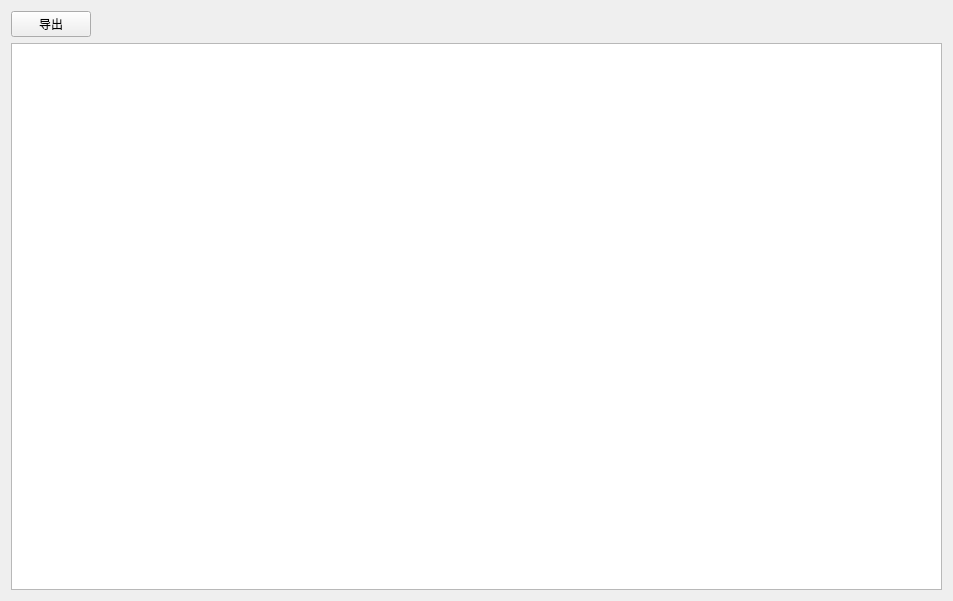
<?xml version="1.0" encoding="UTF-8"?>
<ui version="4.0">
 <class>inventoryunsalablewarningForm</class>
 <widget class="QWidget" name="inventoryunsalablewarningForm">
  <property name="geometry">
   <rect>
    <x>0</x>
    <y>0</y>
    <width>953</width>
    <height>601</height>
   </rect>
  </property>
  <property name="windowTitle">
   <string>Form</string>
  </property>
  <layout class="QVBoxLayout" name="verticalLayout">
   <item>
    <layout class="QHBoxLayout" name="horizontalLayout">
     <item>
      <widget class="QPushButton" name="exportButton">
       <property name="text">
        <string>导出</string>
       </property>
      </widget>
     </item>
     <item>
      <spacer name="horizontalSpacer">
       <property name="orientation">
        <enum>Qt::Horizontal</enum>
       </property>
       <property name="sizeHint" stdset="0">
        <size>
         <width>40</width>
         <height>20</height>
        </size>
       </property>
      </spacer>
     </item>
    </layout>
   </item>
   <item>
    <widget class="QTableView" name="inventorywaringtableView">
     <property name="editTriggers">
      <set>QAbstractItemView::NoEditTriggers</set>
     </property>
     <property name="selectionBehavior">
      <enum>QAbstractItemView::SelectRows</enum>
     </property>
    </widget>
   </item>
  </layout>
 </widget>
 <resources/>
 <connections/>
</ui>
